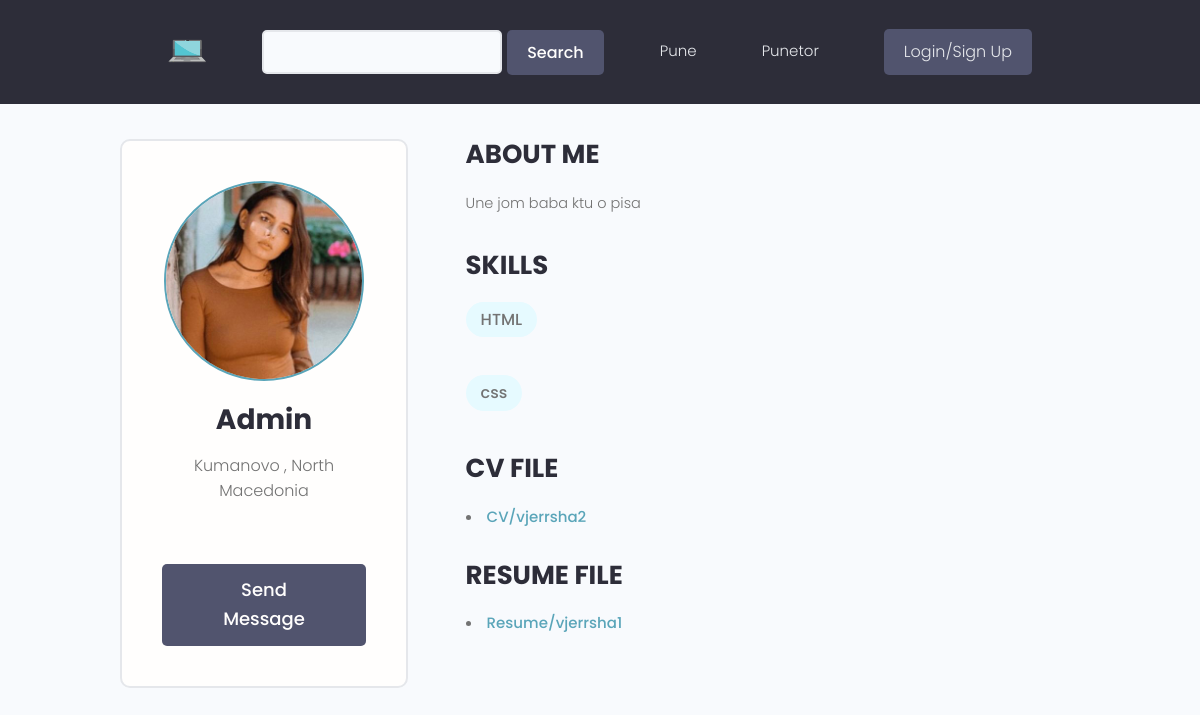
The app's page /profile/admin/, older data.
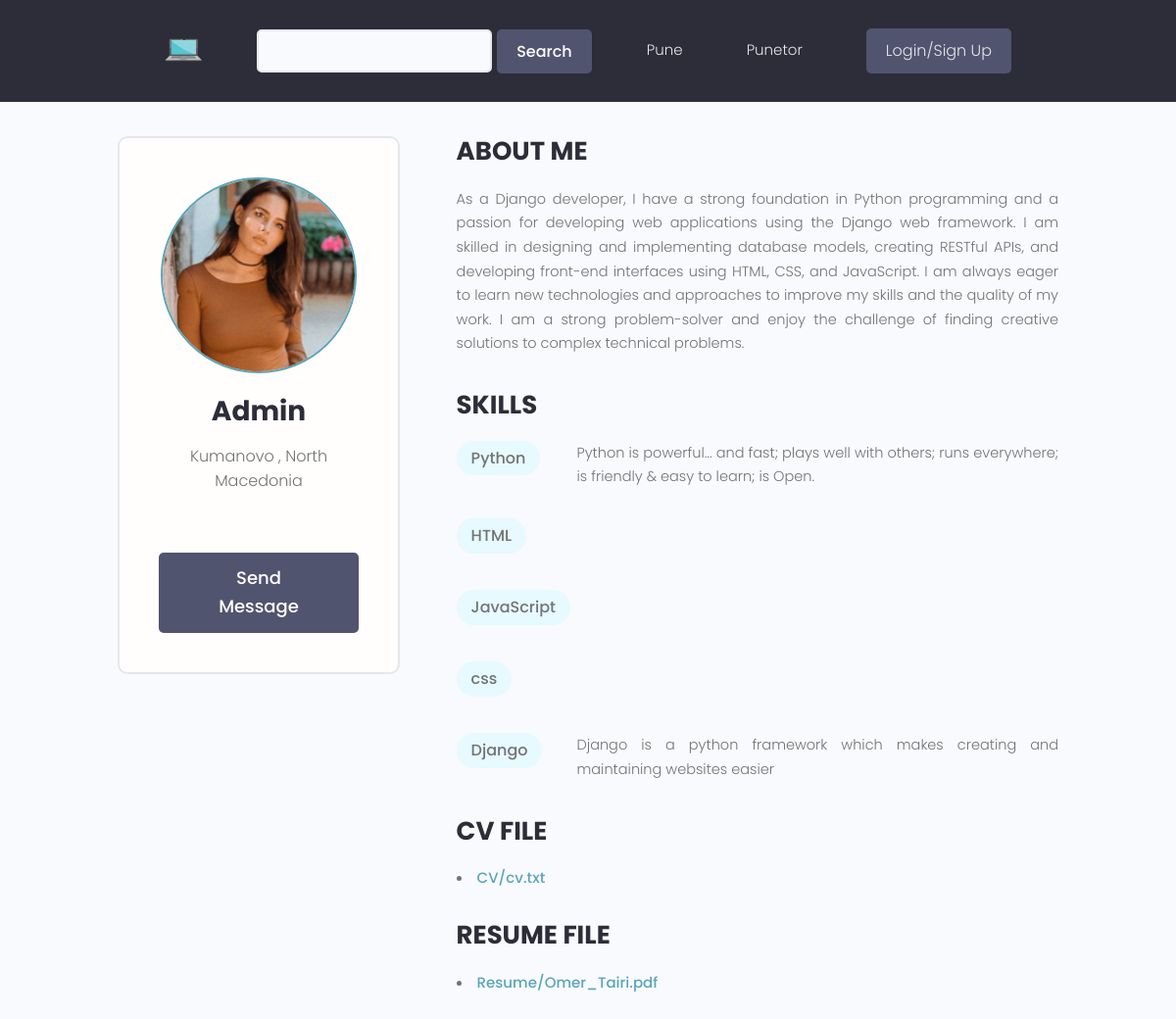
The same page, newer data.
### users/models.py (models this page shows, shortened)
class Profile(models.Model):
    user = models.OneToOneField(User , on_delete = models.CASCADE ,  null=True , blank=True)
    name = models.CharField(max_length=150 , null=True , blank=True)
    sur_name = models.CharField(max_length=150 , null=True , blank=True)
    email = models.EmailField(max_length=500 , blank=True , null=True)
    username = models.CharField(max_length=200 ,unique = True ,blank=True , null=True)
    profilepic = models.ImageField(blank=True , null=True, upload_to='profiles/', default='static/images/profiles/user-default.png')
    bio = models.TextField(blank=True , null=True)
    skills = models.ManyToManyField('Skills', blank=True)
    CV = models.FileField(upload_to='CV/',blank=True , null=True)
    resume = models.FileField(upload_to='Resume/',blank=True , null=True)
    birth_date = models.DateField(blank=True, null=True)
    business = models.BooleanField(default=False)
    location = models.CharField(max_length=200 , blank=True , null=True)
    created = models.DateTimeField(auto_now_add = True)
    id = models.UUIDField(default=uuid.uuid4 , unique=True ,
                        primary_key=True , editable=False)

class Skills(models.Model):
    field = models.ManyToManyField(Field)
    name = models.CharField(max_length=200 , blank=True , null=True)
    description = models.TextField(blank=True , null=True)
    created = models.DateTimeField(auto_now_add = True)
    id = models.UUIDField(default=uuid.uuid4 , unique=True ,
                        primary_key=True , editable=False)
    def __str__(self):
        return str(self.name)

### users/views.py (the view)
# urls.py: path('profile/<str:username>/', views.profile , name='profile'),
def profile(request , username):
    profile = Profile.objects.get(username=username)
    skills = profile.skills.all()
    context = {
        'profile':profile,
        'skills':skills
    }
    return render(request , 'users/profile.html', context)

### users/templates/users/profile.html (shortened to what this page needs)
{% extends 'base.html' %}
{% block content %}
<main class="profile my-md">
    <div class="container">
      <div class="layout">
        <div class="column column--1of3">
          <div class="card text-center">
            <div class="card__body dev">
              <img class="avatar avatar--xl" src="{{ profile.profilepic.url }}" />
              <h2 class="dev__name">{{profile.name}}</h2>
              <p class="dev__location">{{profile.location}}</p>
              {% if request.user.profile.id != profile.id %}
              <a href="message" class="btn btn--sub btn--lg">Send Message </a>
              {% endif %}
            </div>
          </div>
        </div>
        <div class="column column--2of3">
          <div class="devInfo">
            <h3 class="devInfo__title">About Me</h3>
            <p class="devInfo__about">{{profile.bio}}</p>
          </div>
          <div class="devInfo">
            <h3 class="devInfo__title">Skills</h3>
            <div class="devInfo__skills">
            {% for skill in skills %}
              <div class="devSkill">
                <span class="tag tag--pill tag--main">
                  <strong>{{skill}}</strong>
                </span>
                <p class="devSkill__info">
                  {{skill.description}}
                </p>
              </div>
              {% endfor %}
            </div>
          </div>
        {% if profile.CV %}
          <h3 class="devInfo__title">CV file</h3>
          <li><a href="{{ profile.CV.url }}">{{profile.CV}}</a></li>
        {% endif %}
          <br>
        {% if profile.resume %}
          <h3 class="devInfo__title">Resume file</h3>
          <li><a href="{{ profile.resume.url }}">{{profile.resume}}</a></li>
        {% endif %}
        </div>
      </div>
    </div>
  </main>
{% endblock %}

Row changes from the older to the newer data that the page shows:
changed Profile "Admin": bio "Une jom baba ktu o pisa" → "As a Django developer, I have a strong foundation in Python programming and a passion for developing web applications using the Django web framework. I am skilled in designing and implementing database models, creating RESTful APIs, and developing front-end interfaces using HTML, CSS, and JavaScript. I am always eager to learn new technologies and approaches to improve my skills and the quality of my work. I am a strong problem-solver and enjoy the challenge of finding creative solutions to complex technical problems."; CV "CV/vjerrsha2" → "CV/cv.txt"; resume "Resume/vjerrsha1" → "Resume/Omer_Tairi.pdf"
added Skills: name "Python", description "Python is powerful... and fast; plays well with others; runs everywhere; is friendly & easy to learn; is Open."
now on this page (row unchanged): Skills: name "JavaScript"
added Skills: name "Django", description "Django is a python framework which makes creating and maintaining websites easier"
